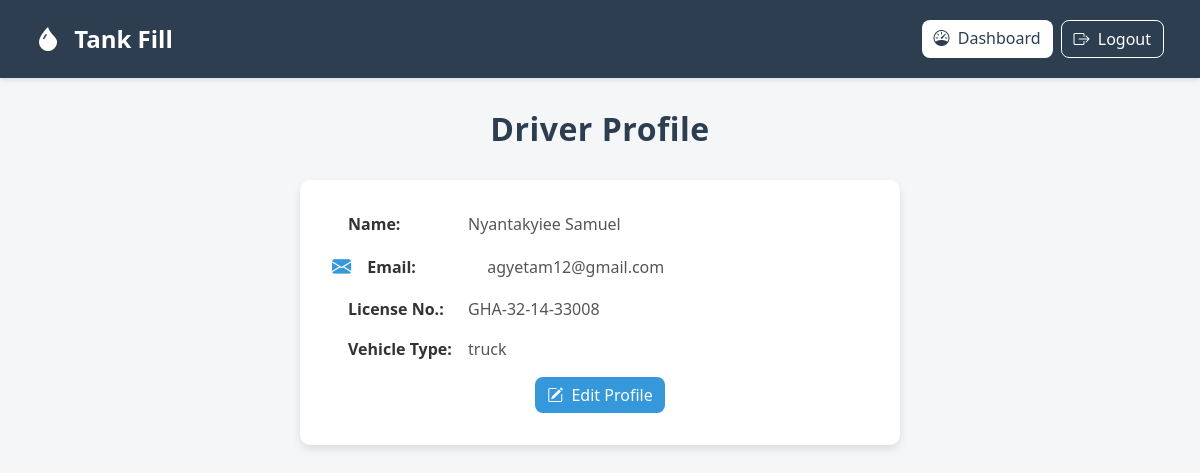
The app's page /driver/profile/ (signed in) with its own data.
### authentication/models.py (models this page shows, shortened)
class User(AbstractBaseUser, PermissionsMixin):
    user_id = UniqueIDField(primary_key=True, unique=True, editable=False)
    email = models.EmailField(unique=True, blank=True, null=True)
    phone_number = models.CharField(max_length=15, unique=True, validators=[
        RegexValidator(regex=r'^\+?\d{9,15}$', message="Enter a valid phone number.")
    ])
    full_name = models.CharField(max_length=100)
    address = models.CharField(max_length=255, blank=True, null=True)
    gender = models.CharField(max_length=10, choices=GENDER_CHOICES, blank=True, null=True)
    photo = models.ImageField(upload_to='uploaded_files/kyc/photos/', default='media/profile.png', null=True, blank=True)
    date_joined = models.DateTimeField(default=timezone.now)
    is_active = models.BooleanField(default=True)
    is_staff = models.BooleanField(default=False)
    is_customer = models.BooleanField(default=False)
    is_vendor = models.BooleanField(default=False)
    is_driver = models.BooleanField(default=False)
    is_admin = models.BooleanField(default=False)
    latitude = models.DecimalField(max_digits=9, decimal_places=6, null=True, blank=True)
    longitude = models.DecimalField(max_digits=9, decimal_places=6, null=True, blank=True)
    groups = models.ManyToManyField(Group, related_name="custom_user_groups", blank=True)
    user_permissions = models.ManyToManyField(Permission, related_name="custom_user_permissions", blank=True)
    objects = CustomUserManager()
    USERNAME_FIELD = 'phone_number'
    REQUIRED_FIELDS = ['email', 'full_name']
    def get_full_name(self):
        return f"{self.full_name}"

class Driver(models.Model):
    driver_id = UniqueIDField(primary_key=True, editable=False, unique=True)
    user = models.OneToOneField('User', on_delete=models.CASCADE, related_name='driver_profile')
    vendor = models.ForeignKey('Vendor', on_delete=models.CASCADE, related_name='drivers')  # 🔥 Linked to Vendor
    license_number = models.CharField(max_length=100, unique=True)
    vehicle_type = models.CharField(max_length=100,choices=VEHICLE_CHOICES,default='sedan')  # You can change this default if you prefer)
    status = models.CharField(max_length=10, choices=STATUS_CHOICES, default='A')  # A = Available, B = Busy
    current_location = models.CharField(max_length=255, blank=True, null=True)

### authentication/views.py (the view)
# urls.py: path('driver/profile/', DriverProfileView.as_view(), name='driver_profile'),
@method_decorator((login_required, driver_required), name='dispatch')
class DriverProfileView(TemplateView):
    template_name = 'driver/driver_profile.html'
    def get_context_data(self, **kwargs):
        context = super().get_context_data(**kwargs)
        context['driver'] = self.request.user.driver_profile
        return context

### templates/driver/driver_profile.html (shortened to what this page needs)
<!DOCTYPE html>
<html lang="en">
<head>
    <link href="https://cdn.jsdelivr.net/npm/bootstrap@5.3.0/dist/css/bootstrap.min.css" rel="stylesheet">
    <link rel="stylesheet" href="https://cdn.jsdelivr.net/npm/bootstrap-icons@1.10.5/font/bootstrap-icons.css">
</head>
<body>
    <nav class="navbar navbar-expand-lg navbar-dark">
        <div class="container-fluid">
            <a class="navbar-brand" href="#">
                <i class="bi bi-droplet-fill me-2"></i> Tank Fill
            </a>
            <div class="d-flex">
                <a href="{% url 'driver_dashboard' %}" class="btn btn-light me-2">
                    <i class="bi bi-speedometer me-1"></i> Dashboard
                </a>
                <a href="{% url 'logout' %}" class="btn btn-outline-light">
                    <i class="bi bi-box-arrow-right me-1"></i> Logout
                </a>
            </div>
        </div>
    </nav>
    <div class="container">
        <h2 class="page-title">Driver Profile</h2>
        <div class="profile-card">
            {% if driver %}
            <div class="profile-info-item">
                <strong>Name:</strong>
                <span>{{ request.user.get_full_name }}</span>
            </div>
            <div class="profile-info-item">
                <i class="bi bi-envelope-fill"></i>
                <strong>Email:</strong>
                <span>{{ request.user.email }}</span>
            </div>
            {% if driver.license_number %}
            <div class="profile-info-item">
                <strong>License No.:</strong>
                <span>{{ driver.license_number }}</span>
            </div>
            {% endif %}
            {% if driver.vehicle_type %}
            <div class="profile-info-item">
                <strong>Vehicle Type:</strong>
                <span>{{ driver.vehicle_type }}</span>
            </div>
            {% endif %}
            <div class="profile-actions mt-3">
                <a href="#" class="btn btn-primary"><i class="bi bi-pencil-square me-1"></i> Edit Profile</a>
                </div>
            {% else %}
            <div class="alert alert-info">Driver profile information not found.</div>
            {% endif %}
        </div>
    </div>
</body>
</html>

### templates/driver/driver_profile.html (style rules this page uses)
body { background-color: #f4f6f8; font-family: 'Segoe UI', Tahoma, Geneva, Verdana, sans-serif; color: #333; margin: 0; padding: 0; display: flex; flex-direction: column; min-height: 100vh; }
.navbar { background-color: #2c3e50; padding: 1rem 1.5rem; box-shadow: 0 2px 4px rgba(0, 0, 0, 0.1); }
.navbar-brand { font-size: 1.5rem; font-weight: 600; color: #fff; }
.navbar .btn { border-radius: 8px; font-weight: 500; transition: background-color 0.3s ease-in-out, color 0.3s ease-in-out, box-shadow 0.3s ease-in-out; }
.navbar .btn-light { color: #2c3e50; background-color: #fff; border: none; }
.navbar .btn-outline-light { color: #fff; border-color: #fff; }
.container { padding: 2rem; flex-grow: 1; display: flex; flex-direction: column; align-items: center; }
.page-title { color: #2c3e50; margin-bottom: 2rem; font-weight: 700; letter-spacing: 0.5px; text-align: center; }
.profile-card { background-color: #fff; border-radius: 10px; box-shadow: 0 4px 8px rgba(0, 0, 0, 0.1); padding: 2rem; width: 100%; max-width: 600px; }
.profile-info-item { margin-bottom: 1rem; display: flex; align-items: center; }
.profile-info-item i { margin-right: 1rem; color: #3498db; font-size: 1.2rem; }
.profile-info-item strong { font-weight: 600; color: #333; min-width: 120px; }
.profile-info-item span { color: #555; }
.profile-actions { margin-top: 2rem; text-align: center; }
.profile-actions .btn { margin: 0 0.5rem; border-radius: 8px; font-weight: 500; transition: background-color 0.3s ease-in-out, color 0.3s ease-in-out, box-shadow 0.3s ease-in-out; }
.profile-actions .btn-primary { background-color: #3498db; color: #fff; border: none; }

### records on screen
User: user.get_full_name "Nyantakyiee Samuel", user.email "agyetam12@gmail.com"
Driver: license_number "GHA-32-14-33008", vehicle_type "truck"
